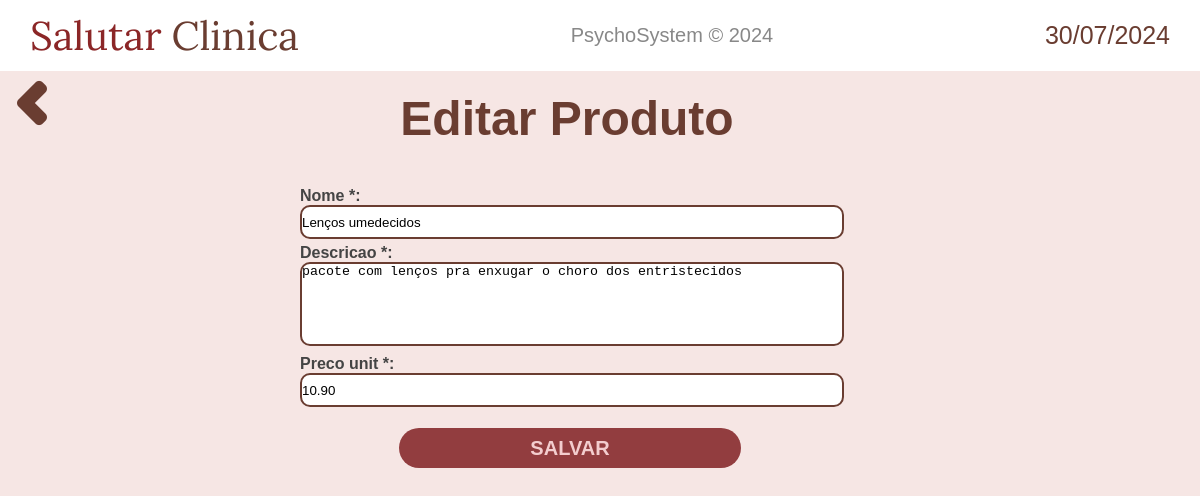
Screenshot of /produtos/editar/7 (signed in) with the database file from the repository.
### produtos/models.py (models this page shows)
class Produto(models.Model):
    nome = models.CharField(max_length=50)
    descricao = models.TextField()
    preco_unit = models.DecimalField(max_digits=10, decimal_places=2)

### produtos/views.py (the view, shortened to what this page needs)
# urls.py: path('editar/<int:id>', views.editar_produto, name='editar_produto'),
@login_required(login_url='home:login')
def editar_produto(request, id):
    produto = get_object_or_404(Produto, id=id)
    form = ProdutoForm(instance=produto)
    context_ = {
        'data_atual': data_atual,
        'form': form,
        'page_title': 'Cadastro - ',
        'funcionalidade': 'editar',
    }
    return render(request, 'produtos/cadastro.html', context_)

### produtos/forms.py
class ProdutoForm(forms.ModelForm):
    def __init__(self, *args, **kwargs):
        super(ProdutoForm, self).__init__(*args, **kwargs)
        for field_name, field in self.fields.items():
            field.widget.attrs['class'] = 'form-input'
            if field_name == 'descricao':
                field.widget.attrs['class'] = 'form-input campo-descricao'
    class Meta:
        model = Produto
        fields = '__all__'

### produtos/templates/produtos/cadastro.html (shortened to what this page needs)
{% extends 'base.html' %}
{% load static %}
{% block content %}
<div style="display: flex;">
    <a href="{% url 'produtos:display_produtos' %}" class="return-button" style="position: static; margin-right: -130px;"><img src="{% static 'home/imagens/chevron-left.png' %}" alt=""></a>
    {% if funcionalidade == 'cadastrar' %}
        <h2 class="welcome-text">Cadastro de Produto</h2>
    {% else %}
        <h2 class="welcome-text">Editar Produto</h2>
    {% endif %}
</div>
<main>
    <div class="cadastro-container-produtos">
        <form method="post" style="width: 100%; ">
            {% for field in form %}
                <div style="width: 50%; margin: 5px auto;">
                    {% if field.field.required %}
                    <label class="cadastro-label" for="{{ field.id_for_label }}">{{ field.label }} *:</label><br>
                    {{ field }}
                    {% else %}
                    <label class="cadastro-label" for="{{ field.id_for_label }}">{{ field.label }}:</label><br>
                    {{ field }}
                    {% endif %}
                </div>
            {% endfor %}
            <div style="width: 95%; text-align: center; padding: 0; margin: 0;">
                <button type="submit" class="cadastrar-button" style="width: 30%;">SALVAR</button>
            </div>
        </form>
    </div>
</main>
{% endblock content %}

### static/home/css/styles.css (style rules this page uses)
* { margin: 0; padding: 0; }
body { background-color: #f6e6e4;; }
main { display: flex; margin-top: 3%; }
a { text-decoration: none; color: #6a3d31; }
.return-button { background-color: #ffffff00; border: none; cursor: pointer; position: absolute; }
.welcome-text { font-family: sans-serif; font-weight: bold; font-size: 3rem; color: #6a3d31; margin: 0 auto; margin-top: 20px; }

### static/pacientes/css/styles.css (style rules this page uses)
.form-input { border: 2px solid #6a3d31; height: 30px; width: 90%; resize: none; border-radius: 10px; }
.cadastrar-button { background-color: #923d3f; color: #f3cdce; border: none; border-radius: 50px; width: 57%; height: 40px; margin-top: 1rem; font-family: Arial, Helvetica, sans-serif; font-size: 20px; font-weight: bold; transition: 0.3s ease; cursor: pointer; }
.cadastro-label { font-family: Arial, Helvetica, sans-serif; color: #444; font-weight: 600; }

### static/produtos/css/styles.css (style rules this page uses)
.campo-descricao { height: 80px; }
.cadastro-container-produtos { width: 100%; }

### rows the page displays
Produto: form "Lenços umedecidos" "pacote com lenços pra enxugar o choro dos entristecidos" "10.90"

### other values shown
{{ data_atual }} "30/07/2024"
{{ field.label }} "Nome" "Descricao" "Preco unit"
